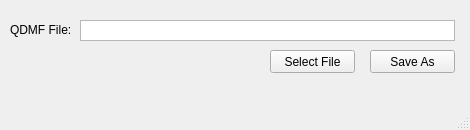
<?xml version="1.0" encoding="UTF-8"?>
<ui version="4.0">
 <class>QdmfConvertWin</class>
 <widget class="QMainWindow" name="QdmfConvertWin">
  <property name="geometry">
   <rect>
    <x>0</x>
    <y>0</y>
    <width>470</width>
    <height>130</height>
   </rect>
  </property>
  <property name="windowTitle">
   <string>MainWindow</string>
  </property>
  <widget class="QWidget" name="centralwidget">
   <widget class="QLabel" name="label">
    <property name="geometry">
     <rect>
      <x>10</x>
      <y>20</y>
      <width>61</width>
      <height>20</height>
     </rect>
    </property>
    <property name="text">
     <string>QDMF File:</string>
    </property>
   </widget>
   <widget class="QTextEdit" name="txtQdmfPath">
    <property name="geometry">
     <rect>
      <x>80</x>
      <y>20</y>
      <width>375</width>
      <height>21</height>
     </rect>
    </property>
    <property name="verticalScrollBarPolicy">
     <enum>Qt::ScrollBarAlwaysOff</enum>
    </property>
    <property name="horizontalScrollBarPolicy">
     <enum>Qt::ScrollBarAlwaysOff</enum>
    </property>
   </widget>
   <widget class="QPushButton" name="btnConvert">
    <property name="geometry">
     <rect>
      <x>370</x>
      <y>50</y>
      <width>85</width>
      <height>23</height>
     </rect>
    </property>
    <property name="text">
     <string>Save As</string>
    </property>
   </widget>
   <widget class="QPushButton" name="btnSelPath">
    <property name="geometry">
     <rect>
      <x>270</x>
      <y>50</y>
      <width>85</width>
      <height>23</height>
     </rect>
    </property>
    <property name="text">
     <string>Select File</string>
    </property>
   </widget>
  </widget>
  <widget class="QStatusBar" name="statusBar"/>
 </widget>
 <resources/>
 <connections/>
</ui>
